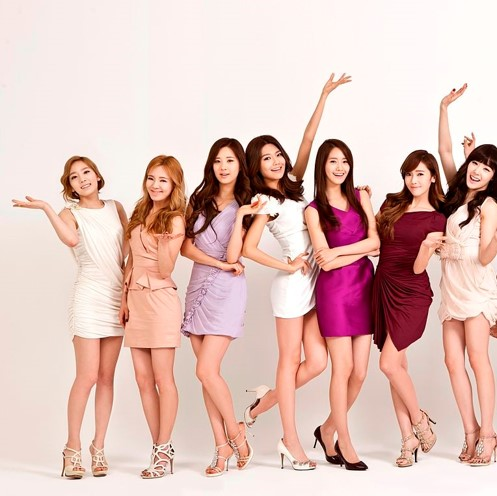
//> input picture IPCVLab_EDU/Image Stitching/girls_1.jpg, 497 x 496 px
$ ./main   (built with g++ and OpenCV 4)
//> lines starting //> are read from the running program, lines starting //| are printed output that depends on the picture
### IPCVLab_EDU/Image Stitching/Merge.h
#pragma once
#include "opencv2/opencv.hpp"
namespace Merge {
	void MatrixMul(float homoCoord[1][3], float outputCoord[1][3], cv::Mat H);
	void BackwardingMapping(cv::Mat &src, cv::Mat &dst, cv::Mat H);
	void BackwardingMappingColor(cv::Mat &src1, cv::Mat &src2, cv::Mat &plate, cv::Mat H);
}

### IPCVLab_EDU/Image Stitching/Ransac.h
#pragma once
#include <opencv2/opencv.hpp>
#include <vector>
#include <algorithm>
#include <cstdlib>
#include <ctime>
#include <cmath>

using namespace std;
using namespace cv;

class Ransac {
private:
	vector<pair<int, int>> ransac_matches;
	Mat H;
public:
	Ransac();
	void do_ransac(const vector<Point> &keypoints1, const vector<Point> &keypoints2, vector<pair<int, int>> matches, float threshlod);
	void multiMat(Mat H, const Point p, int *returnP);
	void make_affine_matrix(vector<int> p1, vector<int> p2, Mat H, const vector<Point> &keypoints1, const vector<int> matched1, const vector<Point> &keypoints2, const vector<int> matched2);
	Mat getH();
	vector<pair<int, int>> get_ransac_matches();
};

### IPCVLab_EDU/Image Stitching/Describe.h
//https://www.learnopencv.com/histogram-of-oriented-gradients/
#pragma once
#include "opencv2/opencv.hpp"
#include <algorithm>
#include <queue>
#include <utility>
#include <vector>
#include <cmath>
#include <algorithm>
#include <cstring>
#define PI 3.14159265

using namespace std;
using namespace cv;
class Describe
{
private:
	vector<pair<int, int>> matches;
	vector<pair<Point, vector<float>>> describe_keypoints;
public:
	Describe();
	bool sortbysec(const pair<int, float> &a, const pair<int, float> &b);
	void make_describe_keypoints(const cv::Mat &src, const std::vector<cv::Point> &key_points, const int patch_size);
	void match_descriptors(vector<pair<Point, vector<float>>> desc1, vector<pair<Point, vector<float>>> desc2, float threshold);
	void DrawFeature(const cv::Mat &dst1, const cv::Mat &dst2, const vector<Point> &key_point1, const vector<Point> &key_point2);
	vector<pair<Point, vector<float>>> get_describe_keypoints();
	vector<pair<int, int>> get_matches();
};

// class Descriptor {
// public:
// 	Descriptor();
// 	void match_descriptors
// };

### IPCVLab_EDU/Image Stitching/Moravec.h
#pragma once
#include "opencv2/opencv.hpp"
#include <algorithm>
#include <queue>
#include <utility>
#include <vector>

class Keypoint
{

};
class Moravec
{
private:
	cv::Mat c;
	std::vector<cv::Point> key_points;

public:
	Moravec(const cv::Mat &src);
	void CreateC(const cv::Mat &src, float threshold);
	void non_max_suppression(float threshold);
	void DrawFeature(const cv::Mat &dst);
	std::vector<cv::Point> get_key_points();
};

### IPCVLab_EDU/Image Stitching/Ransac.cpp
#include "Ransac.h"
#include <iostream>
#include <cstring>
Ransac::Ransac() {}
void Ransac::do_ransac(const vector<Point> &keypoints1, const vector<Point> &keypoints2, vector<pair<int, int>> matches, float threshlod) {
	srand(time(0));
	int N = matches.size();
	int n_samples = N * 0.2, n_inliers = 0, temp_n;
	float temp_sum;
	vector<int> matched1, matched2, p1, p2, max_inliers, temp_max;
	H = Mat(3, 3, CV_32FC1);
	for (int i = 0; i < matches.size(); i++) {
		matched1.push_back(matches[i].first);
		matched2.push_back(matches[i].second);
	}

	for (int iter = 0; iter < 2000; iter++) {
		int n_samples = N * 0.2;
		int *randIdx = new int[n_samples];
		memset(randIdx, 0, sizeof(randIdx));
		bool keep = true;
		while (keep) {
			int re_xor = 0;
			for (int i = 0; i < n_samples; i++) {
				randIdx[i] = rand() % N;
				re_xor = re_xor ^ randIdx[i];
			}
			if (re_xor != 0) {
				keep = false;
			}
		}
		p1.clear();
		p2.clear();
		for (int i = 0; i < n_samples; i++) {
			p1.push_back(randIdx[i]);
			p2.push_back(randIdx[i]);
		}
		//p2를 p1에 맞게 좌표 변환
		make_affine_matrix(p2, p1, H, keypoints2, matched2, keypoints1, matched1);
		temp_n = 0;
		temp_max.clear();
		for (int i = 0; i < N; i++) {
			int tempP[3] = { 0, };
			multiMat(H, keypoints2[matched2[i]], tempP);
			temp_sum = 0.0;
			//변환된 p2의 좌표가 실제 p1과 얼마나 차이가 나는지 비교
			temp_sum = sqrt(pow(keypoints1[matched1[i]].y - tempP[0], 2) + pow(keypoints1[matched1[i]].x - tempP[1], 2));
			if (temp_sum < threshlod) {
				temp_max.push_back(i);
				//cout << temp_sum << endl;
			}
		}
		temp_n = 0;
		for (int i = 0; i < temp_max.size(); i++) {
			temp_n += temp_max[i];
		}
		if (temp_n > n_inliers) {
			max_inliers.clear();
			for (int i = 0; i < temp_max.size(); i++) {
				max_inliers.push_back((int)temp_max[i]);
			}
			n_inliers = temp_n;
		}
		delete[] randIdx;
	}
	cout << "max_inliers size: " << max_inliers.size() << endl;
	make_affine_matrix(max_inliers, max_inliers, H, keypoints2, matched2, keypoints1, matched1);
	for (int i = 0; i < max_inliers.size(); i++) {
		ransac_matches.push_back(matches[max_inliers[i]]);
		cout << ransac_matches[i].first << ", " << ransac_matches[i].second << endl;
	}
	cout << "H matrix" << endl;
	for (int i = 0; i < 3; i++) {
		for (int j = 0; j < 3; j++) {
			cout << H.at<float>(i, j) << " ";
		}
		cout << endl;
	}
}

// [92 lines left out: functions multiMat, make_affine_matrix, getH, get_ransac_matches, not called in this run]

### IPCVLab_EDU/Image Stitching/Describe.cpp
#include "Describe.h"
#include <iostream>
Describe::Describe() {}

// [5 lines left out: function sortbysec, not called in this run]

vector<pair<Point, vector<float>>> Describe::get_describe_keypoints() {
	return describe_keypoints;
}

vector<pair<int, int>> Describe::get_matches() {
	return matches;
}

void Describe::make_describe_keypoints(const cv::Mat &src, const std::vector<cv::Point> &key_points, const int patch_size) {
	const int n_bins = 9;
	int degrees_per_bin = 180 / n_bins;
	int maskX[3][3] = { {-1,0,1},{-2,0,2},{-1,0,1} };
	int maskY[3][3] = { {-1,-2,-1},{0,0,0},{1,2,1} };
	float **d_cells = new float *[patch_size];
	float **theta_cells = new float *[patch_size];
	float ***cells = new float **[patch_size / (patch_size / 2)];
	for (int col = 0; col < patch_size; col++) {
		d_cells[col] = new float[patch_size];
		theta_cells[col] = new float[patch_size];
		memset(d_cells[col], 0.0, sizeof(d_cells[col]));
		memset(theta_cells[col], 0.0, sizeof(theta_cells[col]));
	}
	for (int row = 0; row < patch_size / (patch_size / 2); row++) {
		cells[row] = new float *[patch_size / (patch_size / 2)];
		for (int in_row = 0; in_row < patch_size / (patch_size / 2); in_row++) {
			cells[row][in_row] = new float[n_bins];
			memset(cells[row][in_row], .0, sizeof(cells[row][in_row]));
		}
	}
	cout << "key_points size: " << key_points.size() << endl;
	for (int i = 0; i < key_points.size(); i++) {
		int y = key_points[i].y;
		int x = key_points[i].x;
		vector<float> feactureVect;
		for (int row = 0; row < patch_size; row++) {
			memset(d_cells[row], 0.0, sizeof(d_cells[row]));
			memset(theta_cells[row], 0.0, sizeof(theta_cells[row]));
		}
		for (int row = 0; row < patch_size / (patch_size / 2); row++) {
			for (int in_row = 0; in_row < patch_size / (patch_size / 2); in_row++) {
				memset(cells[row][in_row], 0.0, sizeof(cells[row][in_row]));
			}
		}
		for (int h = y - patch_size / 2; h < y + (patch_size + 1) / 2; h++) {
			if (h <= 0 && h >= src.rows-1)
				continue;
			for (int w = x - patch_size / 2; w < x + (patch_size + 1) / 2; w++) {
				if (w <= 0 && w >= src.cols-1)
					continue;
				float dx = 0;
				float dy = 0;
				for (int b = -1; b < 2; b++) {

					for (int a = -1; a < 2; a++) {
						if (h + b >= 0 && h + b < src.rows && w + a >= 0 && w + a < src.cols) {
							dx += src.at<uchar>(h + b, w + a)*maskX[b + 1][a + 1];
							dy += src.at<uchar>(h + b, w + a)*maskY[b + 1][a + 1];
						}
					}
				}
				float d = sqrt(pow(dx, 2) + pow(dy, 2));
				float theta = atan2(dy, dx) * 180 / PI;
				theta = cvRound(abs(theta)) % 180;
				d_cells[h - (y - patch_size / 2)][w - (x - patch_size / 2)] = d;
				theta_cells[h - (y - patch_size / 2)][w - (x - patch_size / 2)] = theta;
			}
		}
		float sum = 0.0;
		float squareSum = 0.0;
		for (int h = 0; h < (patch_size) / (patch_size / 2); h++) {
			for (int w = 0; w < (patch_size) / (patch_size / 2); w++) {
				for (int k = h; k < h + (patch_size / 2); k++) {
					for (int l = w; l < w + (patch_size / 2); l++) {
						int idx = theta_cells[k][l] / degrees_per_bin;
						if (idx == 9)
							idx = 8;
						cells[h][w][idx] += d_cells[k + h][l + w];
						sum += d_cells[k + h][l + w];
						squareSum += pow(d_cells[k + h][l + w], 2);
					}
				}
			}
		}
		float mean = sum / 36;
		float squareMean = squareSum / 36;
		float std = sqrt(squareMean - pow(mean, 2));
		for (int h = 0; h < (patch_size) / (patch_size / 2); h++) {
			for (int w = 0; w < (patch_size) / (patch_size / 2); w++) {
				for (int k = 0; k < n_bins; k++) {
					//cells[h][w][k] = (cells[h][w][k] - mean)/std;
					if (sum != 0)
						cells[h][w][k] = cells[h][w][k] / sum;
					feactureVect.push_back(cells[h][w][k]);
				}
			}
		}
		describe_keypoints.push_back(make_pair(Point(x, y), feactureVect));
	}

	for (int col = 0; col < patch_size; col++) {
		delete[] d_cells[col];
		delete[] theta_cells[col];
	}
	for (int row = 0; row < patch_size / (patch_size / 2); row++) {
		for (int in_row = 0; in_row < patch_size / (patch_size / 2); in_row++) {
			delete[] cells[row][in_row];
		}
		delete[] cells[row];
	}
	delete[] d_cells;
	delete[] theta_cells;
	delete[] cells;
}

void Describe::match_descriptors(vector<pair<Point, vector<float>>> desc1, vector<pair<Point, vector<float>>> desc2, float threshold) {
	for (int i = 0; i < desc1.size(); i++) {
		vector<pair<float, int>> distVec;
		for (int j = 0; j < desc2.size(); j++) {
			float distance = 0;
			for (int k = 0; k < desc1[i].second.size(); k++) {
				distance += sqrt(pow(desc1[i].second[k] - desc2[j].second[k], 2));
			}
			distVec.push_back(make_pair(distance, j));
		}
		sort(distVec.begin(), distVec.end());
		if (distVec[0].first / distVec[1].first <= threshold)
			matches.push_back(make_pair(i, distVec[0].second));
	}
	for (int i = 0; i < matches.size(); i++) {
		cout << "(" << desc1[matches[i].first].first.y << ", " << desc1[matches[i].first].first.x << ") <-> ";
		cout << "(" << desc2[matches[i].second].first.y << ", " << desc2[matches[i].second].first.x << ")" << endl;
	}
	cout << "match count: " << matches.size() << endl;
}
void Describe::DrawFeature(const cv::Mat &dst1, const cv::Mat &dst2, const vector<Point> &key_point1, const vector<Point> &key_point2) {
	for (int i = 0; i < matches.size(); i++) {
		circle(dst1, key_point1[matches[i].first], 3, cv::Scalar(255, 0, 0));
		circle(dst2, key_point2[matches[i].second], 3, cv::Scalar(0, 255, 0));
	}
}

### IPCVLab_EDU/Image Stitching/Moravec.cpp
#include "Moravec.h"
#include <iostream>
Moravec::Moravec(const cv::Mat &src)
{
	c.create(src.size(), CV_32FC1);

	for (int w = 0; w < src.cols; ++w)
	{
		c.at<float>(0, w) = 0.0;
		c.at<float>(1, w) = 0.0;
		c.at<float>(src.rows - 1, w) = 0.0;
		c.at<float>(src.rows - 2, w) = 0.0;
	}

	for (int h = 0; h < src.rows; ++h)
	{
		c.at<float>(h, 0) = 0.0;
		c.at<float>(h, 1) = 0.0;
		c.at<float>(h, src.cols - 1) = 0.0;
		c.at<float>(h, src.cols - 2) = 0.0;
	}
}

void Moravec::non_max_suppression(float threshold) {
	int y, x;
	for (y = 2; y < c.rows - 2; y++) {
		for (x = 2; x < c.cols - 2; x++) {
			float C = c.at<float>(y, x);
			if (C >= threshold && C > c.at<float>(y, x + 1) && C > c.at<float>(y, x - 1) && C > c.at<float>(y + 1, x) && C > c.at<float>(y - 1)) {
				key_points.push_back(cv::Point(x, y));
			}
		}
	}
}

void Moravec::CreateC(const cv::Mat &src, float threshold)
{

	int y, x;
	for (y = 2; y < src.rows - 2; y++) {
		for (x = 2; x < src.cols - 2; x++) {
			std::queue<std::pair<int, int>> points;
			points.push(std::pair<int, int>(y - 1, x));
			points.push(std::pair<int, int>(y, x + 1));
			points.push(std::pair<int, int>(y, x - 1));
			points.push(std::pair<int, int>(y + 1, x));
			float S[4] = { 0, };
			int index = 0;
			while (points.size() != 0) {
				std::pair<int, int> temp = points.front();
				points.pop();
				int j = temp.first;
				int i = temp.second;
				for (int b = -1; b <= 1; b++) {
					for (int a = -1; a <= 1; a++) {
						S[index] += std::pow(src.at<uchar>(j + b, i + a) - src.at<uchar>(y + b, x + a), 2);
					}
				}
				index++;
			}
			float *min = std::min_element(S, S + 3);
			c.at<float>(y, x) = *min;
		}
	}
	non_max_suppression(threshold);
}
void Moravec::DrawFeature(const cv::Mat &dst)
{
	// [12 lines of commented-out code are left out]
	for (int i = 0; i < key_points.size(); i++) {
		circle(dst, key_points[i], 3, cv::Scalar(255, 0, 0));
	}
}
std::vector<cv::Point> Moravec::get_key_points() {
	return key_points;
}

### IPCVLab_EDU/Image Stitching/main.cpp
#include <iostream>
#include "opencv2/opencv.hpp"
#include "Moravec.h"
#include "Describe.h"
#include "Ransac.h"
#include "Merge.h"

using namespace std;
using namespace cv;

int main() {
	Mat src1, src2, color_src1, color_src2;
	Mat mravec_dst1, mravec_dst2, hog_dst1, hog_dst2, ran_dst, plate;
	/// Load image
	src1 = imread("girls_1.jpg", IMREAD_GRAYSCALE);
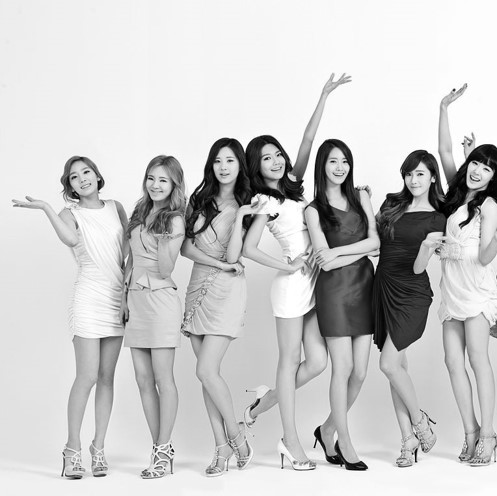
//> src1: 496 rows x 497 cols, CV_8UC1; min 0, max 255, mean 202.4
	src2 = imread("girls_2.jpg", IMREAD_GRAYSCALE);
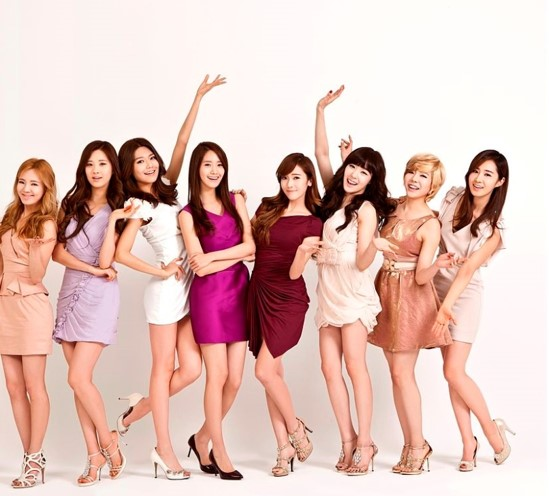
//> input picture IPCVLab_EDU/Image Stitching/girls_2.jpg, 549 x 496 px
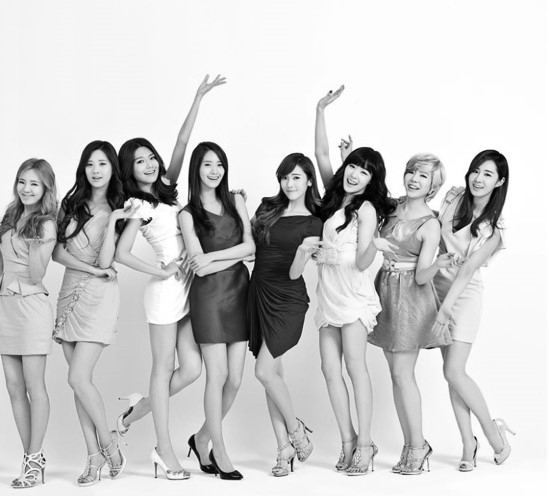
//> src2: 496 rows x 549 cols, CV_8UC1; min 0, max 255, mean 202.6
	color_src1 = imread("girls_1.jpg", IMREAD_COLOR);
//> color_src1 is the input picture: 496 rows x 497 cols, CV_8UC3; mean B, G, R 186.7, 193.6, 225.4
	color_src2 = imread("girls_2.jpg", IMREAD_COLOR);
//> color_src2 is the input picture: 496 rows x 549 cols, CV_8UC3; mean B, G, R 186.8, 193.8, 225.7

	Moravec moravaec1(src1);
//> after the loop in Moravec, `for (int w = 0; w < src.cols; ++w)`: c: 496 rows x 497 cols, CV_32FC1; every value is 0
	Moravec moravaec2(src2);
//> after the loop in Moravec (call 2), `for (int w = 0; w < src.cols; ++w)`: c: 496 rows x 549 cols, CV_32FC1; every value is 0
	moravaec1.CreateC(src1, 15000);
//> after the loop in CreateC, `for (y = 2; y < src.rows - 2; y++)`:
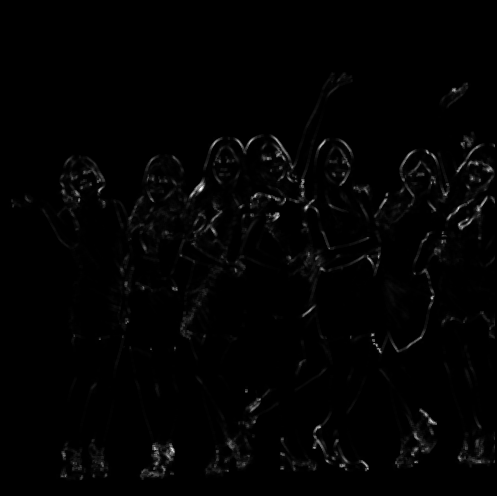
//> c: 496 rows x 497 cols, CV_32FC1; min 0, max 79619, mean 941.1; drawn with min black and max white
//> after the loop in non_max_suppression, `for (y = 2; y < c.rows - 2; y++)`: key_points = 936 Points (x, y), first 12: [459, 89], [454, 90], [459, 90], [454, 91], [455, 92], [274, 137], [253, 138], [275, 138], [218, 139], [236, 139], [252, 139], [276, 139]
	moravaec2.CreateC(src2, 15000);
//> call 2 of CreateC, with threshold = 15000
//> after the loop in CreateC (call 2), `for (y = 2; y < src.rows - 2; y++)`:
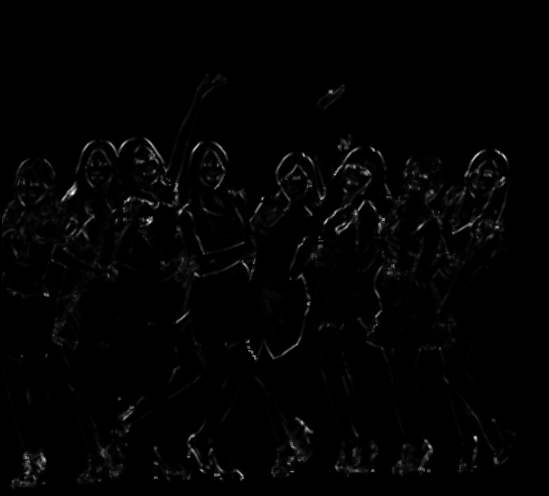
//> c: 496 rows x 549 cols, CV_32FC1; min 0, max 68772, mean 810.5; drawn with min black and max white

	cvtColor(src1, mravec_dst1, COLOR_GRAY2BGR);
	cvtColor(src2, mravec_dst2, COLOR_GRAY2BGR);
	cvtColor(src1, hog_dst1, COLOR_GRAY2BGR);
	cvtColor(src2, hog_dst2, COLOR_GRAY2BGR);
	ran_dst.create(src2.size(), CV_8UC1);
	moravaec1.DrawFeature(mravec_dst1);
//> after the loop in DrawFeature, `for (int i = 0; i < key_points.size(); i++)`:
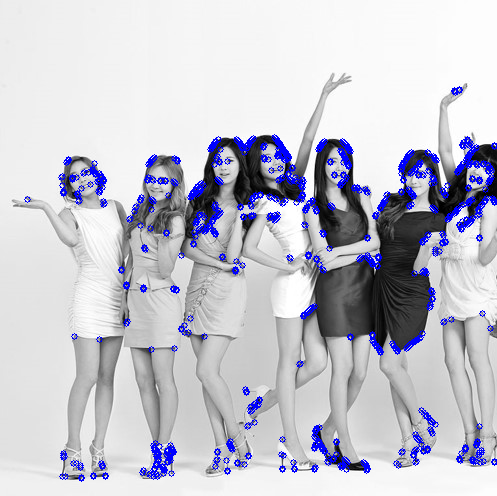
//> dst: 496 rows x 497 cols, CV_8UC3; mean B, G, R 207.1, 196.1, 196.1
	moravaec2.DrawFeature(mravec_dst2);
//> after the loop in DrawFeature (call 2), `for (int i = 0; i < key_points.size(); i++)`:
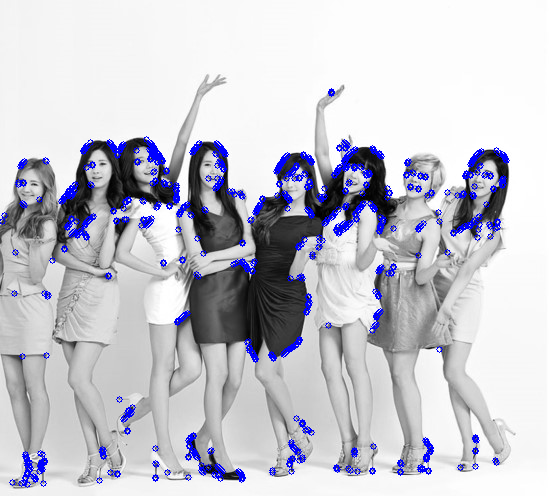
//> dst: 496 rows x 549 cols, CV_8UC3; mean B, G, R 206.8, 197.4, 197.4

	Describe describe1;
	Describe describe2;

	describe1.make_describe_keypoints(src1, moravaec1.get_key_points(), 16);
//| key_points size: 936
//> the loop in make_describe_keypoints, `for (int i = 0; i < key_points.size(); i++)` made 936 passes
//> (y, x) on passes 1 to 3: (89, 459), (90, 454), (90, 459)
//> after the loop in make_describe_keypoints, `for (int i = 0; i < key_points.size(); i++)`: describe_keypoints = 936 items
	describe2.make_describe_keypoints(src2, moravaec2.get_key_points(), 16);
//| key_points size: 877
//> the loop in make_describe_keypoints (call 2), `for (int i = 0; i < key_points.size(); i++)` made 877 passes
//> (y, x) on passes 1 to 3: (91, 331), (92, 331), (93, 331)

	describe1.match_descriptors(describe1.get_describe_keypoints(), describe2.get_describe_keypoints(), 0.7);
//| match count: 0
	describe1.DrawFeature(hog_dst1, hog_dst2, moravaec1.get_key_points(), moravaec2.get_key_points());

	Ransac r;
	r.do_ransac(moravaec1.get_key_points(), moravaec2.get_key_points(), describe1.get_matches(), 1);
//> in do_ransac, `int N = matches.size();`: N = 0
//> (the run ends here: the time limit is reached, at `bool keep = true;`)
